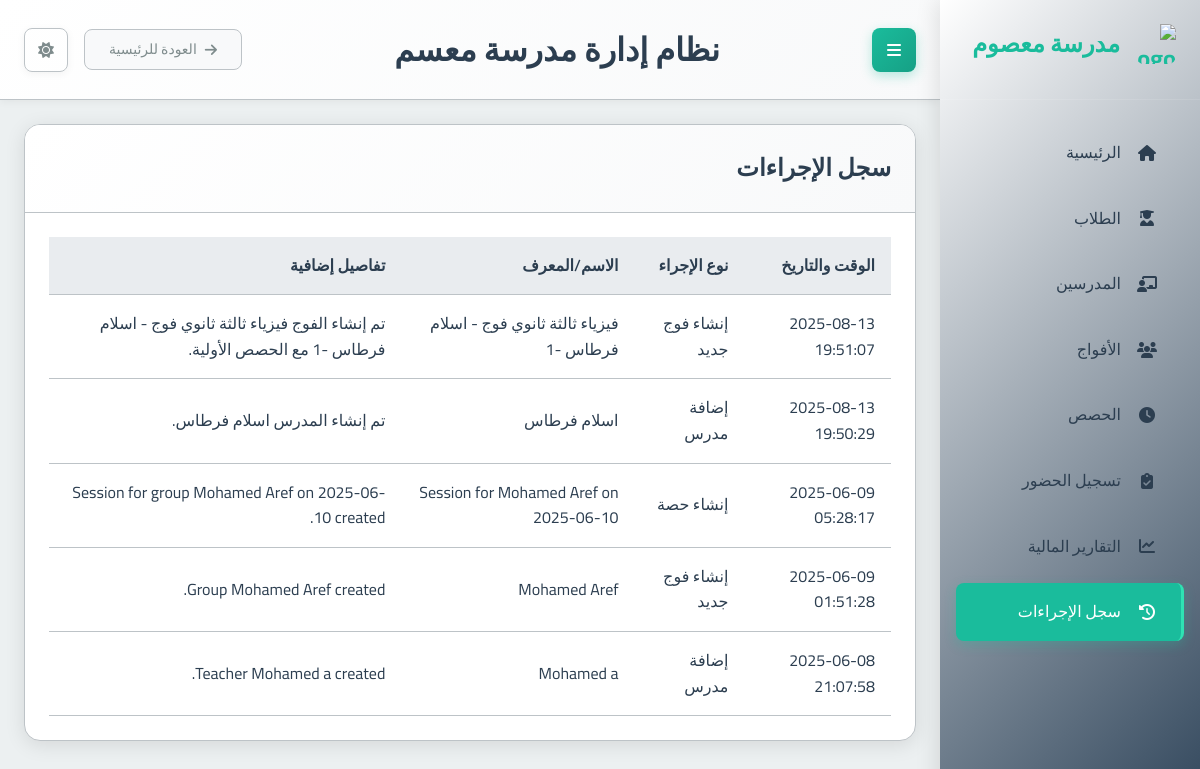
Screenshot of /financial-reports/logs/ with the database file from the repository.
### school_app/models.py (models this page shows, shortened)
class ActionLog(models.Model):
    ACTION_TYPE_CHOICES = [
        ('student_added', 'إنشاء حساب طالب'),
        ('student_updated', 'تحديث بيانات طالب'),
        ('student_enrolled', 'تسجيل طالب في فوج'),
        ('student_deleted', 'حذف طالب'),
        ('teacher_added', 'إضافة مدرس'),
        ('teacher_updated', 'تحديث بيانات مدرس'),
        ('teacher_deleted', 'حذف مدرس'),
        ('group_added', 'إنشاء فوج جديد'),
        ('group_updated', 'تحديث بيانات فوج'),
        ('group_deleted', 'حذف فوج'),
        ('session_added', 'إنشاء حصة'),
        ('session_updated', 'تحديث بيانات حصة'),
        ('session_deleted', 'حذف حصة'),
        ('attendance_recorded', 'تسجيل حضور وغياب'),
        ('payment_recorded', 'تسجيل دفعة مالية'),
        ('registration_fee_paid', 'دفع رسوم التسجيل'),
        ('group_session_payment_processed', 'تسجيل دفعات حصص فوج'),
        ('teacher_payment_processed', 'دفع مستحقات مدرس'),
        ('user_login', 'تسجيل دخول مستخدم'),
        ('user_logout', 'تسجيل خروج مستخدم'),
        ('report_generated', 'إنشاء تقرير'),
        ('unknown_action', 'إجراء غير معروف'),
    ]
    action_time = models.DateTimeField(auto_now_add=True, help_text="وقت حدوث الإجراء.", verbose_name="وقت الإجراء")
    action_type = models.CharField(
        max_length=100,
        choices=ACTION_TYPE_CHOICES,
        default='unknown_action', # Optional: a default
        help_text="نوع الإجراء الذي تم تنفيذه.",
        verbose_name="نوع الإجراء"
    )
    object_name = models.CharField(max_length=255, blank=True, help_text="اسم أو معرف الكائن المتأثر (طالب، فوج، إلخ).", verbose_name="اسم الكائن")
    details = models.TextField(blank=True, help_text="تفاصيل إضافية حول الحدث.", verbose_name="التفاصيل")
    class Meta:
        ordering = ['-action_time']
        verbose_name = "سجل إجراء"
        verbose_name_plural = "سجلات الإجراءات"

### school_app/views.py (the view)
# urls.py: path('financial-reports/logs/', views.action_log_list, name='action_log_list'),
def action_log_list(request):
    log_list = ActionLog.objects.all().order_by('-action_time') # Already ordered in Meta, but good to be explicit
    paginator = Paginator(log_list, 50)
    page_number = request.GET.get('page')
    try:
        logs = paginator.page(page_number)
    except PageNotAnInteger:
        logs = paginator.page(1)
    except EmptyPage:
        logs = paginator.page(paginator.num_pages)
    context = {
        'logs': logs,
        'page_title': 'سجل الإجراءات'
    }
    return render(request, 'school_app/action_log_list.html', context)

### school_app/templates/school_app/action_log_list.html (shortened to what this page needs)
{% extends "base.html" %}
{% block content %}
<div class="card">
    <div class="card-header">
        <h2>{{ page_title }}</h2>
    </div>
    <div class="card-body">
        <div class="table-responsive">
            <table class="table table-striped table-hover">
                <thead class="thead-light">
                    <tr>
                        <th>الوقت والتاريخ</th>
                        <th>نوع الإجراء</th>
                        <th>الاسم/المعرف</th>
                        <th>تفاصيل إضافية</th>
                    </tr>
                </thead>
                <tbody>
                    {% for log in logs %}
                    <tr>
                        <td>{{ log.action_time|date:"Y-m-d H:i:s" }}</td>
                        <td>{{ log.get_action_type_display|default:log.action_type }}</td>
                        <td>{{ log.object_name|default:"غير متوفر" }}</td>
                        <td>{{ log.details|linebreaksbr|default:"لا توجد تفاصيل" }}</td>
                    </tr>
                    {% empty %}
                    <tr>
                        <td colspan="4" class="text-center">لا توجد سجلات لعرضها.</td>
                    </tr>
                    {% endfor %}
                </tbody>
            </table>
        </div>
    </div>
</div>
{% endblock %}

### static/css/main.css (style rules this page uses)
:root { --primary-color: #2c3e50; --primary-light: #34495e; --primary-darker: #1a252f; --accent-color: #1abc9c; --accent-light: #2fe2b3; --accent-dark: #16a085; --text-color: #2c3e50; --text-secondary: #7f8c8d; --text-on-primary: #ffffff; --text-on-accent: #ffffff; --text-nav: #2c3e50; --background-color: #ecf0f1; --card-background: #ffffff; --input-background: #ffffff; --border-color: #bdc3c7; --input-border-color: #bdc3c7; --success-color: #2ecc71; --warning-color: #f39c12; --error-color: #e74c3c; --info-color: #1E90FF; --table-header-background: #e9ecef; --table-row-hover-background: #f8f9fa; --box-shadow-color: rgba(0, 0, 0, 0.1); --box-shadow-color-hover: rgba(0, 0, 0, 0.15); --box-shadow-soft-color: rgba(0, 0, 0, 0.05); --subtle-background: #f8f9fa; --spacing-xs: 8px; --spacing-sm: 16px; --spacing-md: 24px; --spacing-lg: 32px; --spacing-xl: 48px; --font-family: 'Cairo', sans-serif; --font-size-xs: 12px; --font-size-sm: 14px; --font-size-md: 16px; --font-size-lg: 20px; --font-size-xl: 24px; --font-size-xxl: 32px; --border-radius-sm: 4px; --border-radius-md: 8px; --border-radius-lg: 16px; --transition-fast: 0.2s ease; --transition-normal: 0.3s ease; --transition-slow: 0.5s ease; --sidebar-width: 260px; }
* { margin: 0; padding: 0; box-sizing: border-box; direction: rtl; }
html { direction: rtl; font-size: 16px; }
body { font-family: var(--font-family); background-color: var(--background-color); color: var(--text-color); line-height: 1.6; transition: background-color var(--transition-normal), color var(--transition-normal); overflow-x: hidden; }
.card { background-color: var(--card-background); border-radius: var(--border-radius-lg); box-shadow: 0 4px 20px var(--box-shadow-color); margin-bottom: var(--spacing-md); overflow: hidden; transition: all var(--transition-normal); border: 1px solid var(--border-color); }
.card-header { padding: var(--spacing-md); border-bottom: 1px solid var(--border-color); background: linear-gradient(135deg, var(--card-background) 0%, var(--subtle-background) 100%); }
.card-body { padding: var(--spacing-md); color: var(--text-color); }
table { width: 100%; border-collapse: collapse; }
th, td { padding: var(--spacing-sm); text-align: right; border-bottom: 1px solid var(--border-color); }
th { background-color: var(--table-header-background); font-weight: 600; color: var(--text-color); }

### rows the page displays
ActionLog: action_time "2025-08-13 19:51:07", action_type "إنشاء فوج جديد", object_name "فيزياء ثالثة ثانوي فوج - اسلام فرطاس -1", details "تم إنشاء الفوج فيزياء ثالثة ثانوي فوج - اسلام فرطاس -1 مع الحصص الأولية."
ActionLog: action_time "2025-08-13 19:50:29", action_type "إضافة مدرس", object_name "اسلام فرطاس", details "تم إنشاء المدرس اسلام فرطاس."
ActionLog: action_time "2025-06-09 05:28:17", action_type "إنشاء حصة", object_name "Session for Mohamed Aref on 2025-06-10", details "Session for group Mohamed Aref on 2025-06-10 created."
ActionLog: action_time "2025-06-09 01:51:28", action_type "إنشاء فوج جديد", object_name "Mohamed Aref", details "Group Mohamed Aref created."
ActionLog: action_time "2025-06-08 21:07:58", action_type "إضافة مدرس", object_name "Mohamed a", details "Teacher Mohamed a created."

### other values shown
{{ page_title }} "سجل الإجراءات"
